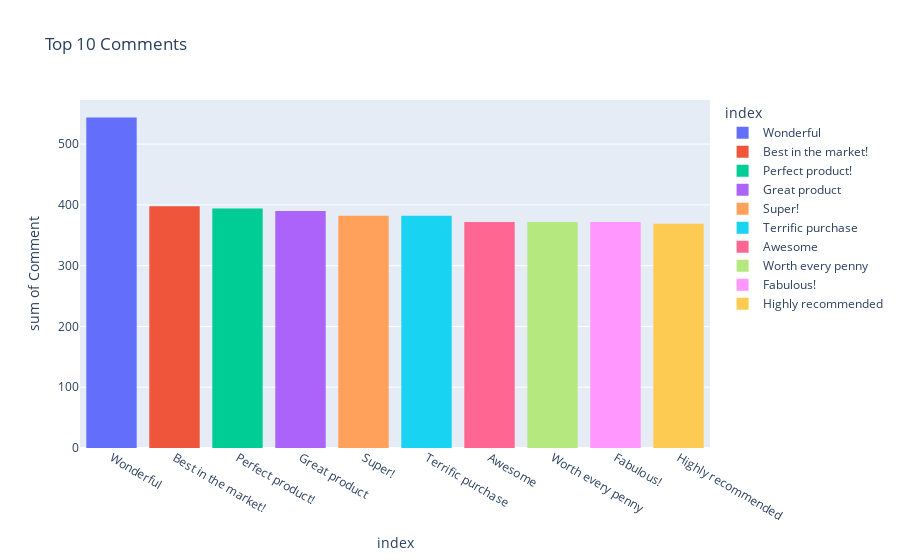

Source (notebook cell):
### Markdown cell above
## Top Comments

### Code cell
# Select the top 10 most frequent "Comment" values
top_10_comments = df["Comment"].value_counts().head(10).reset_index()

#histogram
fig = px.histogram(top_10_comments, x="index", y="Comment", color="index", title="Top 10 Comments")
fig.show()

### Figure 1 — Plotly figure (JSON) as saved in the notebook; plotly's stock layout.template omitted (floating-point values rounded to 4 significant figures)
{"data": [{"alignmentgroup": "True", "bingroup": "x", "histfunc": "sum", "hovertemplate": "index=%{x}<br>sum of Comment=%{y}<extra></extra>", "legendgroup": "Wonderful", "marker": {"color": "#636efa", "pattern": {"shape": ""}}, "name": "Wonderful", "offsetgroup": "Wonderful", "orientation": "v", "showlegend": true, "type": "histogram", "x": ["Wonderful"], "xaxis": "x", "y": [544], "yaxis": "y"}, {"alignmentgroup": "True", "bingroup": "x", "histfunc": "sum", "hovertemplate": "index=%{x}<br>sum of Comment=%{y}<extra></extra>", "legendgroup": "Best in the market!", "marker": {"color": "#EF553B", "pattern": {"shape": ""}}, "name": "Best in the market!", "offsetgroup": "Best in the market!", "orientation": "v", "showlegend": true, "type": "histogram", "x": ["Best in the market!"], "xaxis": "x", "y": [398], "yaxis": "y"}, {"alignmentgroup": "True", "bingroup": "x", "histfunc": "sum", "hovertemplate": "index=%{x}<br>sum of Comment=%{y}<extra></extra>", "legendgroup": "Perfect product!", "marker": {"color": "#00cc96", "pattern": {"shape": ""}}, "name": "Perfect product!", "offsetgroup": "Perfect product!", "orientation": "v", "showlegend": true, "type": "histogram", "x": ["Perfect product!"], "xaxis": "x", "y": [394], "yaxis": "y"}, {"alignmentgroup": "True", "bingroup": "x", "histfunc": "sum", "hovertemplate": "index=%{x}<br>sum of Comment=%{y}<extra></extra>", "legendgroup": "Great product", "marker": {"color": "#ab63fa", "pattern": {"shape": ""}}, "name": "Great product", "offsetgroup": "Great product", "orientation": "v", "showlegend": true, "type": "histogram", "x": ["Great product"], "xaxis": "x", "y": [390], "yaxis": "y"}, {"alignmentgroup": "True", "bingroup": "x", "histfunc": "sum", "hovertemplate": "index=%{x}<br>sum of Comment=%{y}<extra></extra>", "legendgroup": "Super!", "marker": {"color": "#FFA15A", "pattern": {"shape": ""}}, "name": "Super!", "offsetgroup": "Super!", "orientation": "v", "showlegend": true, "type": "histogram", "x": ["Super!"], "xaxis": "x", "y": [382], "yaxis": "y"}, {"alignmentgroup": "True", "bingroup": "x", "histfunc": "sum", "hovertemplate": "index=%{x}<br>sum of Comment=%{y}<extra></extra>", "legendgroup": "Terrific purchase", "marker": {"color": "#19d3f3", "pattern": {"shape": ""}}, "name": "Terrific purchase", "offsetgroup": "Terrific purchase", "orientation": "v", "showlegend": true, "type": "histogram", "x": ["Terrific purchase"], "xaxis": "x", "y": [382], "yaxis": "y"}, {"alignmentgroup": "True", "bingroup": "x", "histfunc": "sum", "hovertemplate": "index=%{x}<br>sum of Comment=%{y}<extra></extra>", "legendgroup": "Awesome", "marker": {"color": "#FF6692", "pattern": {"shape": ""}}, "name": "Awesome", "offsetgroup": "Awesome", "orientation": "v", "showlegend": true, "type": "histogram", "x": ["Awesome"], "xaxis": "x", "y": [372], "yaxis": "y"}, {"alignmentgroup": "True", "bingroup": "x", "histfunc": "sum", "hovertemplate": "index=%{x}<br>sum of Comment=%{y}<extra></extra>", "legendgroup": "Worth every penny", "marker": {"color": "#B6E880", "pattern": {"shape": ""}}, "name": "Worth every penny", "offsetgroup": "Worth every penny", "orientation": "v", "showlegend": true, "type": "histogram", "x": ["Worth every penny"], "xaxis": "x", "y": [372], "yaxis": "y"}, {"alignmentgroup": "True", "bingroup": "x", "histfunc": "sum", "hovertemplate": "index=%{x}<br>sum of Comment=%{y}<extra></extra>", "legendgroup": "Fabulous!", "marker": {"color": "#FF97FF", "pattern": {"shape": ""}}, "name": "Fabulous!", "offsetgroup": "Fabulous!", "orientation": "v", "showlegend": true, "type": "histogram", "x": ["Fabulous!"], "xaxis": "x", "y": [372], "yaxis": "y"}, {"alignmentgroup": "True", "bingroup": "x", "histfunc": "sum", "hovertemplate": "index=%{x}<br>sum of Comment=%{y}<extra></extra>", "legendgroup": "Highly recommended", "marker": {"color": "#FECB52", "pattern": {"shape": ""}}, "name": "Highly recommended", "offsetgroup": "Highly recommended", "orientation": "v", "showlegend": true, "type": "histogram", "x": ["Highly recommended"], "xaxis": "x", "y": [369], "yaxis": "y"}], "layout": {"barmode": "relative", "legend": {"title": {"text": "index"}, "tracegroupgap": 0}, "title": {"text": "Top 10 Comments"}, "xaxis": {"anchor": "y", "categoryarray": ["Wonderful", "Best in the market!", "Perfect product!", "Great product", "Super!", "Terrific purchase", "Awesome", "Worth every penny", "Fabulous!", "Highly recommended"], "categoryorder": "array", "domain": [0, 1], "title": {"text": "index"}}, "yaxis": {"anchor": "x", "domain": [0, 1], "title": {"text": "sum of Comment"}}}}
